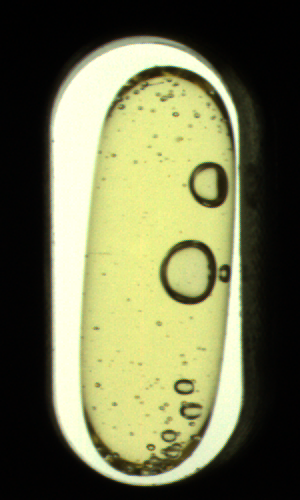
#> input picture Capsules/images/bub3.png, 300 x 500 px; its folder holds only this picture in this run
$ python capsules_detection.py
#> lines starting #> are read from the running program, lines starting #| are printed output that depends on the picture; after the words box and inside, x2 and y2 are one past the last pixel; in counts of white or black regions, pixels touching at a corner belong together
import os
import cv2
import numpy as np
import os


##判斷是否為空膠囊函數
def empty_detection(img_path,img_file,im,im_gray):
        ##判斷空膠囊 需要提取藥丸 外殼的主輪廓 先做模糊
        im_blur = cv2.GaussianBlur(im_gray , (3,3) , 0)
        cv2.imshow('im_blur' , im_blur)

        ##二值化

        ret , im_bin = cv2.threshold(im_gray,
                                    210 , 255,
                                    cv2.THRESH_BINARY)
        cv2.imshow('im_bin' , im_bin)
        ##查找輪廓
        ###findCountours 改版後返回參數只有兩個
        cnts , hie = cv2.findContours(
                im_bin,
                cv2.RETR_CCOMP, ##提取兩層輪廓
                cv2.CHAIN_APPROX_NONE ##存儲所有輪廓做表點
        )
        ## 按週常進行過濾
        new_cnts = [] ##存放過濾後的輪廓
        for i in range(len(cnts)):
                cir_len = cv2.arcLength(cnts[i] , True) ##計算周常
                # print("cirlen:",cir_len)
                if cir_len > 1000:
                        new_cnts.append(cnts[i])
        ##繪製輪廓
        im_cnt = cv2.drawContours(im , new_cnts , -1,
                                (0,0,255) , 2)
        cv2.imshow('im_cnt' , im_cnt)
        if len(new_cnts) == 1: ##過濾後只剩一個輪廓 代表為空膠囊
                print("空膠囊",img_path)
                new_path = os.path.join("empty",img_file)
                os.rename(img_path , new_path)
                print("空膠囊成功移動至empty資料夾")
                return True
        else:
                return False
##判斷是否為有氣跑函數
def bub_detection(img_path,img_file,im,im_gray):
        img_blur = cv2.GaussianBlur(im_gray , (3,3) , 0)
        ##canny 邊緣提取
        im_canny = cv2.Canny(img_blur , 30 , 240) # 30:域值 240:模糊度
        cv2.imshow("im_canny" , im_canny)
        ##提取輪廓
        cnts , hie = cv2.findContours(
                im_canny,
                cv2.RETR_CCOMP, ##提取兩層輪廓
                cv2.CHAIN_APPROX_NONE ##存儲所有輪廓做表點
        )
        # print(len(cnts))
        # print(hie.shape)
        ##對輪廓進行篩選，過濾掉過大或過小的輪廓
        new_cnts = []
        for i in range(len(cnts)):
                area = cv2.contourArea(cnts[i])#計算面積
                cir_len = cv2.arcLength(cnts[i] , True) #計算周長

                if area >= 10000 or cir_len>=1000 or area < 5:
                        continue
                if hie[0][i][3] != -1: #有父輪廓 保留
                        new_cnts.append(cnts[i])
        im_cnt = cv2.drawContours(im , new_cnts , -1 , (0,0,255) , 1)
        cv2.imshow('im_cnt' , im_cnt)
        if len(new_cnts) > 0:
                print(img_path,":有氣泡")


##判斷是否為大小頭函數
def balance_detection(img_path,img_file,im,im_gray):
        pass


if __name__ == '__main__':
        imgdir = "images"
        img_files = os.listdir(imgdir)

        for img_file in img_files:
                img_path = os.path.join(imgdir, img_file)
                if os.path.isdir(img_path):
                        continue
                ###讀取圖像
                im = cv2.imread(img_path)
#> im is the input picture: shape (500, 300, 3); mean B, G, R 79.3, 114.5, 112.4
                im_gray = cv2.cvtColor(im, cv2.COLOR_BGR2GRAY)
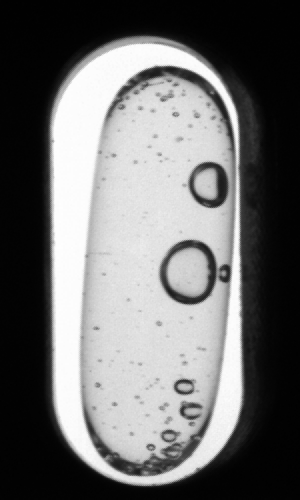
#> im_gray: shape (500, 300); min 0, max 254, mean 109.8
                cv2.imshow('im', im)
                cv2.imshow('gray', im_gray)

                ##判斷是否為空膠囊
                is_empty = False
                is_empty = empty_detection(img_path
                                          ,img_file
                                          ,im
                                          ,im_gray)
#> in empty_detection, `ret , im_bin = cv2.threshold(im_gray, 210 , 255, cv2.THRESH_BINARY)`:
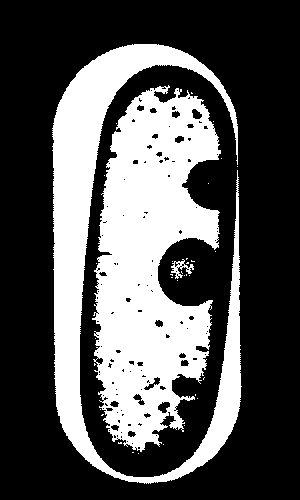
#> im_bin: shape (500, 300); 33.7% white; 35 white regions (32 under 20 px)
#> in empty_detection, `cnts , hie = cv2.findContours( im_bin, cv2.RETR_CCOMP,`: cnts = 179 contours, 149 with area under 20; largest, box (x1, y1, x2, y2) and area: (92, 85, 221, 452) 30100, (52, 44, 242, 484) 19664, (171, 259, 194, 279) 135, (157, 401, 171, 414) 107, (143, 376, 161, 391) 92; hie = 179 rows, first 6: [1, -1, -1, -1], [2, 0, -1, -1], [3, 1, -1, -1], [4, 2, -1, -1], [5, 3, -1, -1], [6, 4, -1, -1]
#> the loop in empty_detection, `for i in range(len(cnts)):` made 179 passes
#> cir_len on passes 1 to 3: 0, 2, 0
#> after the loop in empty_detection, `for i in range(len(cnts)):`: new_cnts = 2 contours; box (x1, y1, x2, y2) and area: (92, 85, 221, 452) 30100, (52, 44, 242, 484) 19664
#> in empty_detection, `im_cnt = cv2.drawContours(im , new_cnts , -1, (0,0,255) , 2)`:
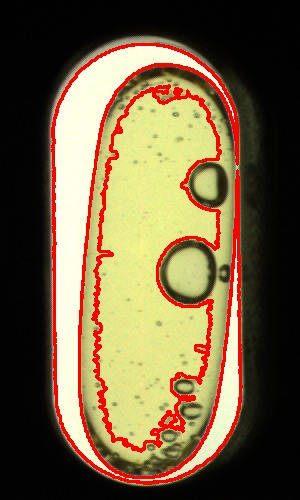
#> im_cnt: shape (500, 300, 3); mean B, G, R 66.3, 96.6, 115.7
#> is_empty = False


                ##判斷是否有氣泡
                if not is_empty:#判斷如果不適空膠囊 在判斷是否有氣泡
                        is_bub = bub_detection(img_path
                                              ,img_file
                                              ,im
                                              ,im_gray)
#> in bub_detection, `im_canny = cv2.Canny(img_blur , 30 , 240)`:
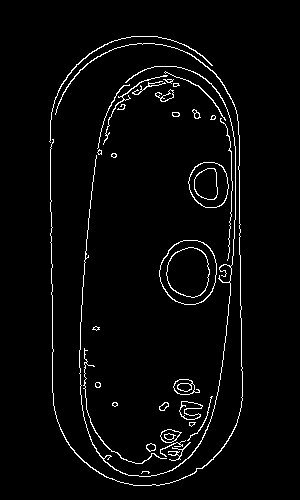
#> im_canny: shape (500, 300); 3.2% white in thin lines or dots, all inside (x1, y1, x2, y2) = (49, 36, 243, 486)
#> in bub_detection, `cnts , hie = cv2.findContours( im_canny, cv2.RETR_CCOMP,`: cnts = 61 contours, 27 with area under 20; largest, box (x1, y1, x2, y2) and area: (159, 240, 217, 305) 2908, (159, 240, 217, 305) 2858, (166, 247, 210, 298) 1683, (166, 247, 210, 298) 1650, (188, 162, 229, 208) 1441; hie = 61 rows, first 6: [1, -1, -1, -1], [3, 0, 2, -1], [-1, -1, -1, 1], [4, 1, -1, -1], [5, 3, -1, -1], [7, 4, 6, -1]
#> the loop in bub_detection, `for i in range(len(cnts)):` made 61 passes
#> (area, cir_len) on passes 2, 3, 6, 7, 8, 9, 12, 13, 16, 17, 19, 21: (54.5, 28.73), (46.5, 26.38), (43.5, 29.9), (39.5, 24.73), (187.5, 56.87), (176, 53.11), (47.5, 28.73), (38.5, 26.38), (223.5, 104.5), (206.5, 112.7), (23, 17.66), (264, 83.94)
#> after the loop in bub_detection, `for i in range(len(cnts)):`: new_cnts = 24 contours, 10 with area under 20; largest, box (x1, y1, x2, y2) and area: (159, 240, 217, 305) 2858, (166, 247, 210, 298) 1650, (188, 162, 229, 208) 1410, (194, 168, 218, 200) 572, (179, 401, 203, 420) 206
#> in bub_detection, `im_cnt = cv2.drawContours(im , new_cnts , -1 , (0,0,255) , 1)`:
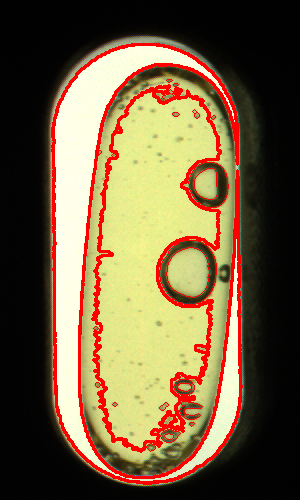
#> im_cnt: shape (500, 300, 3); 0.62% of pixels changed, all inside (x1, y1, x2, y2) = (93, 79, 229, 452)
                ##判斷是否為大小頭
                if (not is_empty) and (not is_bub):
                        balance_detection(img_path
                                         ,img_file
                                         ,im
                                         ,im_gray)

                cv2.waitKey()
                cv2.destroyAllWindows()

$ run again, on Capsules/images/unbalance1.png
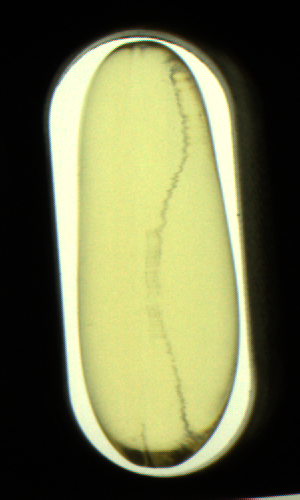
#> input picture Capsules/images/unbalance1.png, 300 x 500 px
#> im is the input picture: shape (500, 300, 3); mean B, G, R 76, 113.9, 111.7
#> in empty_detection, `ret , im_bin = cv2.threshold(im_gray, 210 , 255, cv2.THRESH_BINARY)`:
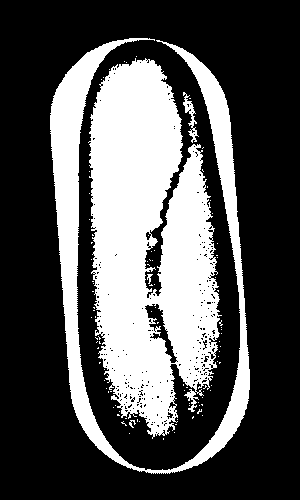
#> im_bin: shape (500, 300); 32.8% white; 97 white regions (92 under 20 px)
#> in empty_detection, `cnts , hie = cv2.findContours( im_bin, cv2.RETR_CCOMP,`: cnts = 408 contours, 399 with area under 20; largest, box (x1, y1, x2, y2) and area: (88, 58, 222, 439) 34238, (50, 38, 250, 474) 13784, (144, 303, 178, 364) 644, (183, 92, 199, 143) 181, (145, 231, 152, 241) 36; hie = 408 rows, first 6: [1, -1, -1, -1], [2, 0, -1, -1], [3, 1, -1, -1], [4, 2, -1, -1], [5, 3, -1, -1], [6, 4, -1, -1]
#> the loop in empty_detection, `for i in range(len(cnts)):` made 408 passes
#> cir_len on passes 1 to 3: 2, 0, 0
#> after the loop in empty_detection, `for i in range(len(cnts)):`: new_cnts = 2 contours; box (x1, y1, x2, y2) and area: (88, 58, 222, 439) 34238, (50, 38, 250, 474) 13784
#> is_empty = False
#> in bub_detection, `im_canny = cv2.Canny(img_blur , 30 , 240)`:
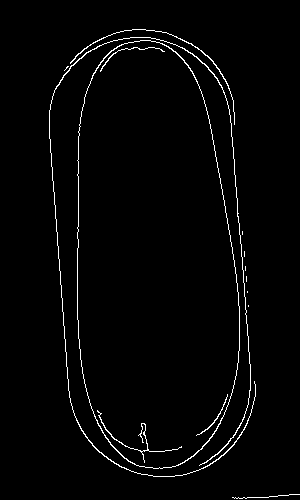
#> im_canny: shape (500, 300); 2.1% white in thin lines or dots, all inside (x1, y1, x2, y2) = (49, 29, 300, 499)
#> in bub_detection, `cnts , hie = cv2.findContours( im_canny, cv2.RETR_CCOMP,`: cnts = 15 contours, 9 with area under 20; largest, box (x1, y1, x2, y2) and area: (77, 40, 240, 469) 56816, (77, 40, 240, 469) 56688, (49, 37, 256, 477) 182, (70, 29, 235, 125) 61, (97, 410, 182, 463) 41, (196, 394, 228, 436) 22; hie = 15 rows, first 6: [1, -1, -1, -1], [2, 0, -1, -1], [3, 1, -1, -1], [4, 2, -1, -1], [5, 3, -1, -1], [6, 4, -1, -1]
#> the loop in bub_detection, `for i in range(len(cnts)):` made 15 passes
#> (area, cir_len) on passes 2, 3, 12, 13, 14, 15: (41, 360.9), (21.5, 113), (56816.5, 1049.3), (56688.5, 1047), (182.5, 2498.3), (61, 485.2)
#> after the loop in bub_detection, `for i in range(len(cnts)):`: new_cnts = []
